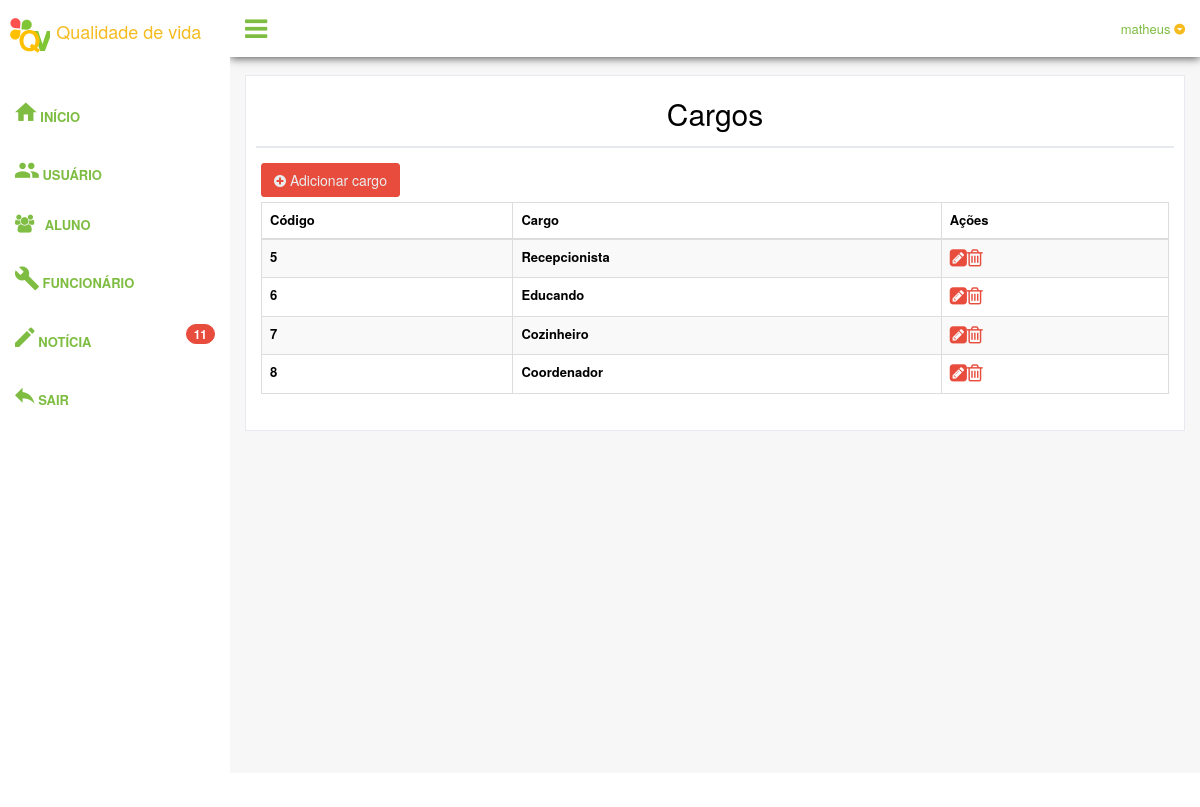
/painel/cargos.php (signed in), run on the app's committed database.
### tables this page shows
CREATE TABLE IF NOT EXISTS `cargo` (
  `idCargo` int(11) NOT NULL,
  `descricao` varchar(20) NOT NULL,
  `deletar` int(11) NOT NULL
);

### painel/conexao.php (called while the page is built, shortened)
<?php
$servidor = "localhost";
$usuario = "root";
$senha = "";
$conexao = mysql_connect($servidor, $usuario, $senha);
$c_noticia = mysql_query("SELECT * FROM noticias WHERE deletar != 1", $conexao);
$noticia = mysql_num_rows($c_noticia);
?>

### painel/cargos.php (the view, shortened to what this page needs)
<?php
include("conexao.php");
	$sessaousuario = $_SESSION ['usuario'];
?>
<!DOCTYPE html>
<html>
  <head>
    <link href="assets/css/bootstrap.min.css" rel="stylesheet">
    <link href="assets/css/font-awesome.min.css" rel="stylesheet">
    <link href="assets/css/material-design-iconic-font.min.css" rel="stylesheet">
    <link href="assets/css/nprogress.css" rel="stylesheet">
    <link href="assets/css/jquery.mCustomScrollbar.min.css" rel="stylesheet"/>
	<link href="assets/css/dataTables.bootstrap.min.css" rel="stylesheet">
    <link href="assets/css/buttons.bootstrap.min.css" rel="stylesheet">
    <link href="assets/css/fixedHeader.bootstrap.min.css" rel="stylesheet">
    <link href="assets/css/responsive.bootstrap.min.css" rel="stylesheet">
    <link href="assets/css/scroller.bootstrap.min.css" rel="stylesheet">
    <link href="assets/css/custom.min.css" rel="stylesheet">
  </head>
  <body class="nav-md">
    <div class="container body">
      <div class="main_container">
        <div class="col-md-3 left_col menu_fixed">
          <div class="left_col scroll-view">
            <div class="navbar nav_title" style="border: 0;">
              <a href="index.php" class="site_title"><img src="img/logo.png" width="40" height="45"> <span style="font-size: 18px">Qualidade de vida</span></a>
            </div>
            <br />
            <div id="sidebar-menu" class="main_menu_side hidden-print main_menu">
              <div class="menu_section">
                <ul class="nav side-menu">
                <ul class="nav side-menu">
                  <li><a href="index.php"><i class="zmdi zmdi-hc-2x zmdi-home"></i> Início </a></li>
                </ul>
                <ul class="nav side-menu">
                 <li><a href="usuarios.php"><i class="zmdi zmdi-hc-2x zmdi-accounts"></i> Usuário</a></li>
                </ul>
                <ul class="nav side-menu">
                <li><a href="alunos.php"><i class="fa fa-users"></i> Aluno <span class="fa fa-chevron-down"></span></a>
                  </li>
                </ul>
                <ul class="nav side-menu">
                  <li><a href="funcionarios.php"><i class="zmdi zmdi-hc-2x zmdi-wrench"></i> Funcionário</a></li>
                </ul>
                <ul class="nav side-menu">
                  <li><a href="noticias.php"><i class="zmdi zmdi-hc-2x zmdi-edit"></i> Notícia<span class="badge bg-red pull-right" data-toggle="tooltip" data-placement="right" title="Total de dados"><?php echo $noticia;?></span></a></li>
                </ul>
                <ul class="nav side-menu">
                  <li><a href="sair.php"><i class="zmdi zmdi-hc-2x zmdi-mail-reply"></i> Sair </a></li>
                </ul>
                </ul>
              </div>
            </div>
          </div>
        </div>
        <div class="top_nav">
          <div class="nav_menu">
            <nav>
              <div class="nav toggle">
                <a id="menu_toggle"><i class="fa fa-bars"></i></a>
              </div>
              <ul class="nav navbar-nav navbar-right">
                <li class="">
                  <a href="javascript:;" class="user-profile dropdown-toggle" data-toggle="dropdown" aria-expanded="false">
                    <?php echo $sessaousuario;?>
                    <span class=" zmdi zmdi-caret-down-circle"></span>
                  </a>
                </li>
              </ul>
            </nav>
          </div>
        </div>
        <div class="right_col" role="main">
          <div class="">
            <div class="page-title">
            </div>
            <div class="row">
              <div class="col-md-12 col-sm-12 col-xs-12">
                <div class="x_panel">
                  <div class="x_title">
                    <h1 class="text-center">Cargos</h1>
                  </div>
                  <div class="x_content">
                  <a href="cargos_incluir.php" style="color: #fff">
					<p class="btn btn-dark">
                        <i class="fa fa-plus-circle"></i>&nbsp;Adicionar cargo
					</p>
				  </a>
                    <table id="datatable-responsive" class=" table table-striped table-bordered dt-responsive nowrap" cellspacing="0" width="100%">
                      <thead>
                        <tr>
                          	<th class="contoth">Código</th>
                          	<th class="contoth">Cargo</th>
							<th class="contoth">Ações</th>
                        </tr>
                      </thead>
<?php
$consulta = mysql_query("SELECT * FROM cargo WHERE deletar != '1'");
while ($dados = mysql_fetch_array($consulta))
{
	?>
                        <tr>
                        	<th><?php echo $dados['idCargo']; ?></th>
                        	<th><?php echo $dados['descricao']; ?></th>
                            <td><a href="cargos_editar.php?id=<?php echo $dados['idCargo'];?>"><i class="fa fa-pencil-square" style="font-size: 20px"></i></a><a href="controlador.php?acao=excluir_cargo&id=<?php echo $dados['idCargo'];?>"><i class="fa fa-trash-o" style="font-size: 20px"></i></a></td>
                        </tr>
<?php } ?>
                    </table>
                  </div>
                </div>
              </div>
            </div>
          </div>
        </div>
        <footer>
        </footer>
      </div>
    </div>
  </body>
</html>

### data on the page
cargo: idCargo "5", descricao "Recepcionista"
cargo: idCargo "6", descricao "Educando"
cargo: idCargo "7", descricao "Cozinheiro"
cargo: idCargo "8", descricao "Coordenador"

### other printed values
$noticia "11"
$sessaousuario "matheus"
